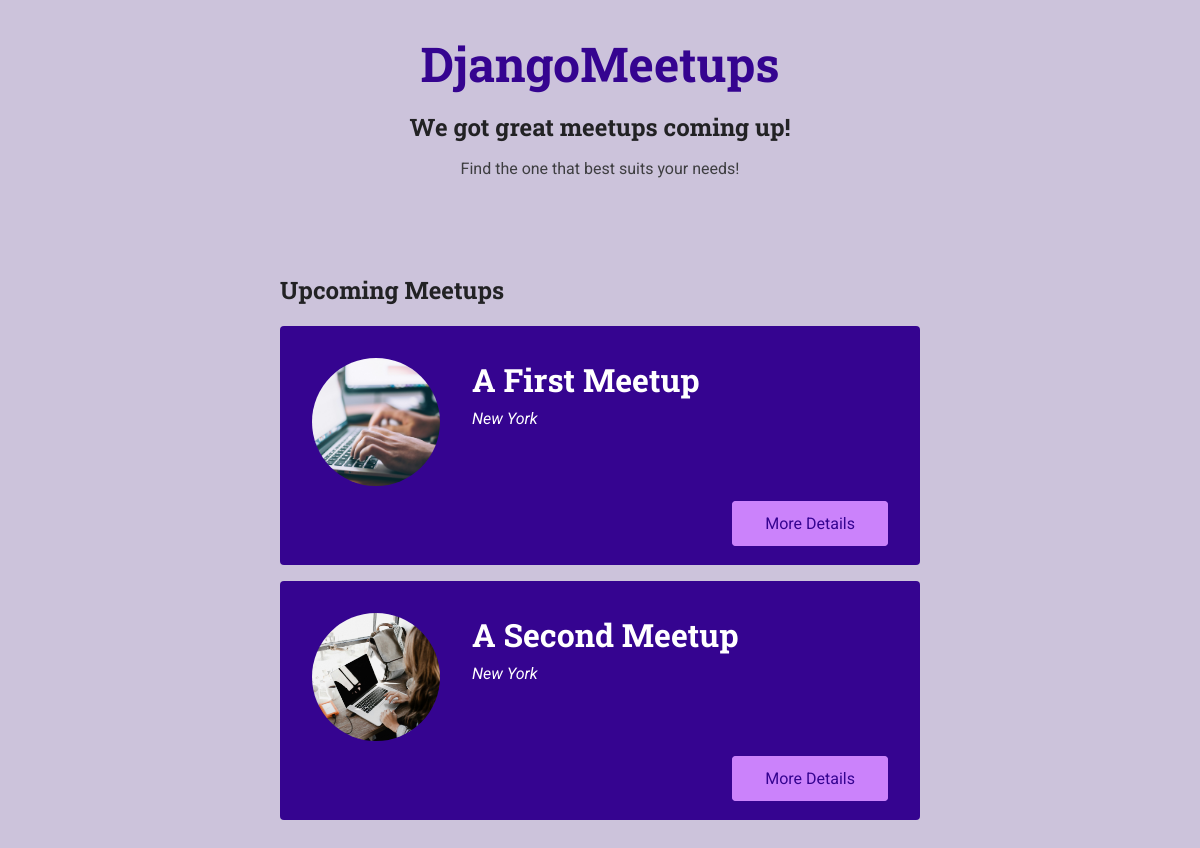
The app's page /meetups/ with its own data.
### meetups/models.py (models this page shows, shortened)
class Meetup(models.Model):
    title = models.CharField(max_length=200)
    organizer_email = models.EmailField()
    date = models.DateField()
    slug = models.SlugField(unique=True)
    description = models.TextField()
    image = models.ImageField(upload_to='images')
    location = models.ForeignKey(Location, on_delete=models.CASCADE)
    participants = models.ManyToManyField(Participant, blank=True, null=True)

### meetups/views.py (the view)
# urls.py: path('', views.index, name='all-meetups'),
def index(request):
    meetups = Meetup.objects.all()
    return render(request, 'meetups/index.html',{
        'showMeetups' : True,
        'meetups' : meetups
    })

### meetups/templates/meetups/index.html (shortened to what this page needs)
{% extends 'meetups/base/base.html' %}
{% load static %}
{% block site_css %}
  <link rel="stylesheet" href="{% static 'meetups/styles/all-meetups.css' %}">
{% endblock %}
{% block main_heading %}
We got great meetups coming up!
{% endblock %}
{% block header_content %}
<p>Find the one that best suits your needs!</p>
{% endblock %}
{% block body %}
<section>
  <h2>Upcoming Meetups</h2>
  <ol>
    {% for meetup_item in meetups %}
      {% include 'meetups/includes/meetup-item.html' with title=meetup_item.title image=meetup_item.image.url location='New York' slug=meetup_item.slug %}
    {% endfor %}
  </ol>
</section>
{% endblock %}

### meetups/templates/meetups/includes/meetup-item.html
<li class="meetup-item">
    <article>
      <div class="meetup-summary">
        <div class="meetup-image">
          <img src="{{ image }}" alt="{{ title }}">
        </div>
        <div class="meetup-details">
          <h3>{{ title }}</h3>
          <address>{{ location }}</address>
        </div>
      </div>
      <div class="meetup-actions">
        <a href="{% url 'meetup-detail' slug %}" class="btn">More Details</a>
      </div>
    </article>
  </li>

### meetups/static/meetups/styles/base.css (style rules this page uses)
* { box-sizing: border-box; }
body { font-family: "Roboto", sans-serif; margin: 0; background-color: #ccc3db; color: #3e3e41; }
h1, h2, h3 { font-family: "Roboto Slab", sans-serif; color: #222224; }
button, .btn { cursor: pointer; font: inherit; padding: 0.5rem 1.5rem; background-color: #350490; border: 1px solid #350490; color: white; border-radius: 4px; text-decoration: none; }

### meetups/static/meetups/styles/all-meetups.css (style rules this page uses)
section { max-width: 40rem; margin: 3rem auto; }
ol { list-style: none; margin: 0; padding: 0; }
.meetup-item { margin: 1rem 0; background-color: #350490; padding: 2rem; color: white; border-radius: 4px; }
.meetup-summary { display: flex; align-items: flex-start; }
.meetup-image { margin-right: 2rem; }
.meetup-image img { width: 8rem; height: 8rem; object-fit: cover; border-radius: 50%; }
.meetup-details h3 { color: inherit; margin-top: 0; margin-bottom: 0.5rem; font-size: 2rem; }
.meetup-details address { font-style: italic; }
.meetup-actions { margin-top: 1.5rem; text-align: right; }
.meetup-actions .btn { background-color: #cb82fb; border-color: #cb82fb; color: #350490; padding: 0.75rem 2rem; }

### records on screen
Meetup: shows a picture, title "A First Meetup", location "New York"
Meetup: shows a picture, title "A Second Meetup", location "New York"
